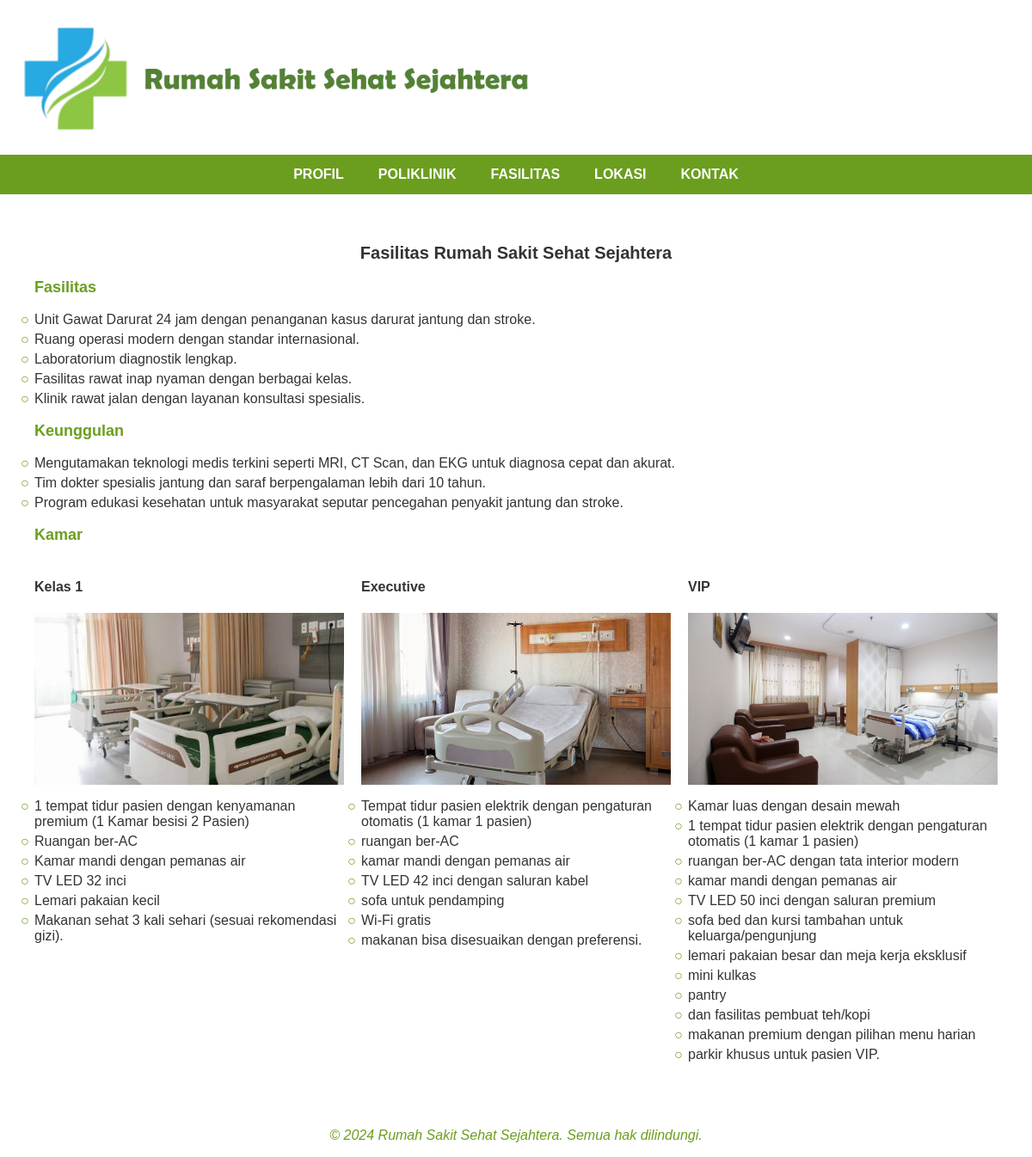
Screenshot of /fasilitas/ with the database file from the repository.
### hospital/models.py (models this page shows, shortened)
class RoomFacility(models.Model):
    ROOM_TYPES = [
        ('Kelas 1', 'Kelas 1'),
        ('Executive', 'Executive'),
        ('VIP', 'VIP'),
    ]
    room_type = models.CharField(max_length=50, choices=ROOM_TYPES)
    features = models.TextField(help_text="Masukkan fitur, pisahkan dengan koma (contoh: AC, TV LED, Wi-Fi gratis)")
    image = models.ImageField(upload_to='room_images/', blank=True, null=True)
    def feature_list(self):
        return [feature.strip() for feature in self.features.split(',')]

### hospital/views.py (the view)
# urls.py: path('fasilitas/', views.fasilitas, name='fasilitas'),  # URL untuk halaman fasilitas, akan memanggil views.fasilitas
def fasilitas(request):
    facilities = RoomFacility.objects.all()  # Mengambil semua objek RoomFacility dari database
    return render(request, 'fasilitas.html', {'facilities': facilities})  # Menyertakan data fasilitas ke template

### hospital/templates/fasilitas.html
{% extends 'base.html' %}
{% block content %}
  <div class="content">
    <h2>Fasilitas Rumah Sakit Sehat Sejahtera</h2>
    <h3>Fasilitas</h3>
    <ul>
      <li>Unit Gawat Darurat 24 jam dengan penanganan kasus darurat jantung dan stroke.</li>
      <li>Ruang operasi modern dengan standar internasional.</li>
      <li>Laboratorium diagnostik lengkap.</li>
      <li>Fasilitas rawat inap nyaman dengan berbagai kelas.</li>
      <li>Klinik rawat jalan dengan layanan konsultasi spesialis.</li>
    </ul>
    <h3>Keunggulan</h3>
    <ul>
      <li>Mengutamakan teknologi medis terkini seperti MRI, CT Scan, dan EKG untuk diagnosa cepat dan akurat.</li>
      <li>Tim dokter spesialis jantung dan saraf berpengalaman lebih dari 10 tahun.</li>
      <li>Program edukasi kesehatan untuk masyarakat seputar pencegahan penyakit jantung dan stroke.</li>
    </ul>
    <h3>Kamar</h3>
    <div class="room-grid">
      {% for facility in facilities %}
        <div class="room-card">
          <h4>{{ facility.room_type }}</h4>
          <img src="{{ facility.image.url }}" alt="{{ facility.room_type }}" height="200" width="300"/>
          <ul>
            {% for feature in facility.feature_list %}
              <li>{{ feature }}</li>
            {% endfor %}
          </ul>
        </div>
      {% endfor %}
    </div>
  </div>
{% endblock %}

### hospital/templates/base.html (shortened to what this page needs)
{% load static %}
<html>
  <head>
    <link
      href="https://cdnjs.cloudflare.com/ajax/libs/font-awesome/5.15.3/css/all.min.css"
      rel="stylesheet"
    />
  </head>
  <body>
    <div class="header">
      <img
        alt="Logo Rumah Sakit Sehat Sejahtera"
        height="50"
        width="200"
        src="{% static 'images/logo.jpg' %}"
      />
    </div>
    <div class="nav">
      <a href="{% url 'home' %}"> PROFIL </a>
      <a href="{% url 'poliklinik' %}"> POLIKLINIK </a>
      <a href="{% url 'fasilitas' %}"> FASILITAS </a>
      <a href="{% url 'lokasi' %}"> LOKASI </a>
      <a href="{% url 'kontak' %}"> KONTAK </a>
    </div>
    <div class="content">
      {% block content %}{% endblock %}
    </div>
    <div class="footer">
      <p>&copy; 2024 Rumah Sakit Sehat Sejahtera. Semua hak dilindungi.</p>
    </div>
  </body>
</html>

### hospital/templates/base.html (style rules this page uses)
body { font-family: Arial, sans-serif; margin: 0; padding: 0; background-color: #fff; color: #333; }
.header { display: flex; align-items: center; padding: 20px; }
.header img { width: auto; height: auto; margin-right: 20px; }
.nav { display: flex; justify-content: center; background-color: #6b9e1f; }
.nav a { color: white; padding: 14px 20px; text-decoration: none; text-align: center; font-weight: bold; }
.content { padding: 20px; }
.content h2 { text-align: center; font-size: 20px; }
.content h3 { color: #6b9e1f; font-size: 18px; }
.content ul { list-style-type: none; padding: 0; }
.content ul li { margin: 5px 0; }
.content ul li::before { content: "○"; color: #6b9e1f; display: inline-block; width: 1em; margin-left: -1em; }
.room-grid { display: grid; grid-template-columns: repeat(3, 1fr); gap: 20px; margin-top: 20px; }
.room-grid img { width: 100%; height: 200px; object-fit: cover; }
.footer { text-align: center; margin-top: 20px; font-style: italic; color: #6b9e1f; }

### rows the page displays
RoomFacility: room_type "Kelas 1", image (picture), feature_list "1 tempat tidur pasien dengan kenyamanan premium (1 Kamar besisi 2 Pasien)" "Ruangan ber-AC" "Kamar mandi dengan pemanas air" "TV LED 32 inci" "Lemari pakaian kecil" "Makanan sehat 3 kali sehari (sesuai rekomendasi gizi)."
RoomFacility: room_type "Executive", image (picture), feature_list "Tempat tidur pasien elektrik dengan pengaturan otomatis (1 kamar 1 pasien)" "ruangan ber-AC" "kamar mandi dengan pemanas air" "TV LED 42 inci dengan saluran kabel" "sofa untuk pendamping" "Wi-Fi gratis" "makanan bisa disesuaikan dengan preferensi."
RoomFacility: room_type "VIP", image (picture), feature_list "Kamar luas dengan desain mewah" "1 tempat tidur pasien elektrik dengan pengaturan otomatis (1 kamar 1 pasien)" "ruangan ber-AC dengan tata interior modern" "kamar mandi dengan pemanas air" "TV LED 50 inci dengan saluran premium" "sofa bed dan kursi tambahan untuk keluarga/pengunjung" "lemari pakaian besar dan meja kerja eksklusif" "mini kulkas" "pantry" "dan fasilitas pembuat teh/kopi" "makanan premium dengan pilihan menu harian" "parkir khusus untuk pasien VIP."
